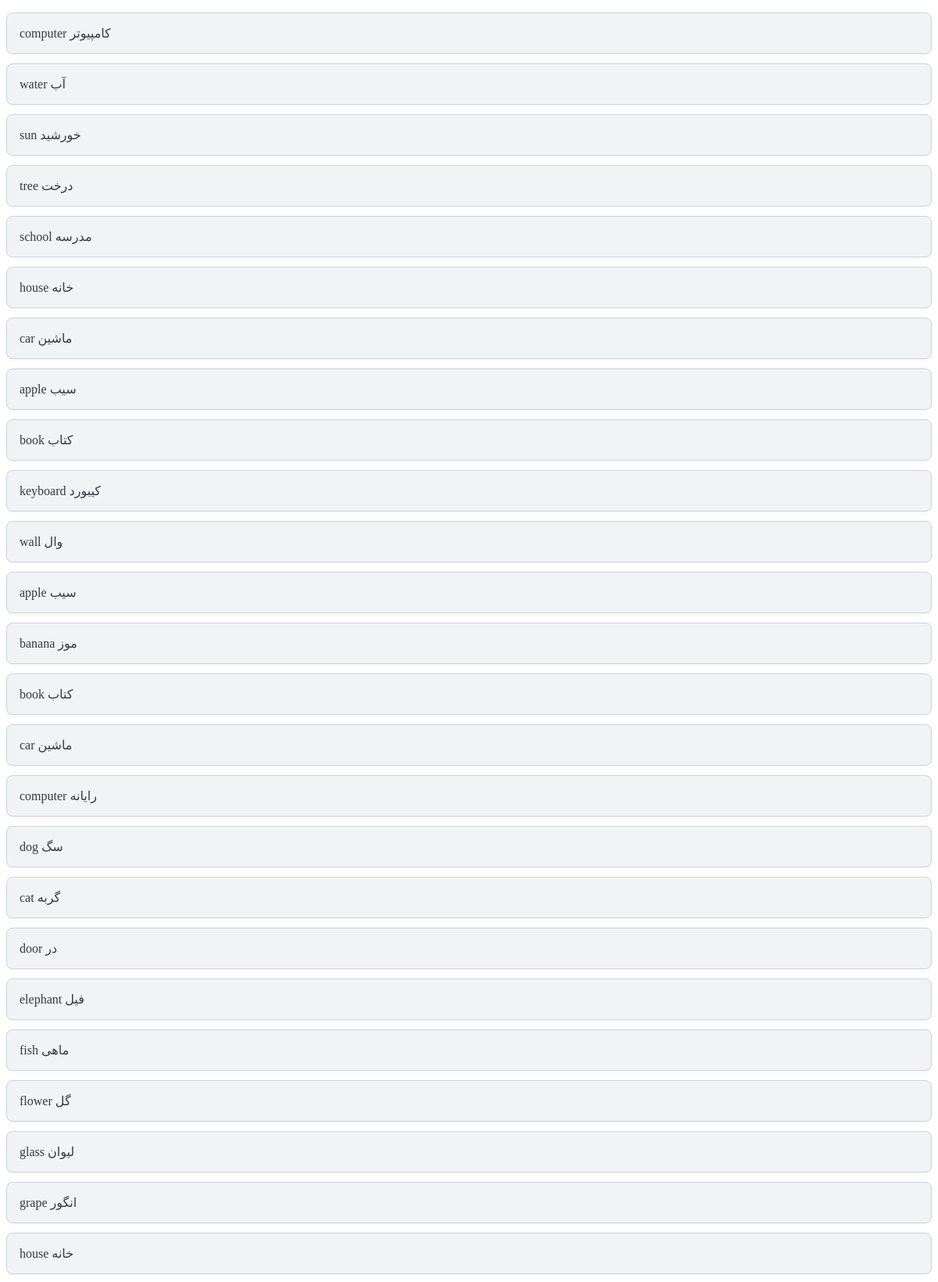
Screenshot of /ajax.php (upper part) with the database file from the repository.
### tables this page shows
CREATE TABLE IF NOT EXISTS `words` (
  `id` int NOT NULL AUTO_INCREMENT,
  `word` text NOT NULL,
  `translate` text NOT NULL,
  PRIMARY KEY (`id`)
);

### ajax.php (the view, shortened to what this page needs)
<?php
require_once 'loader.php';
$connection = db_connection();
$word = $_POST['word'];
$type = $_POST['type'];
if ($type == 'en-fa') {
    $sql = "SELECT * FROM words WHERE `word` LIKE '$word%'";
} else {
    $sql = "SELECT * FROM words WHERE `translate` LIKE '$word%'";
}
$result = mysqli_query($connection, $sql);
$output = mysqli_fetch_all($result);
?>
<!DOCTYPE html>
<html lang="en">
<head>
</head>
<body>
</body>
</html>
<ul>
    <?php
    foreach ($output as $item) {
        echo "<li>$item[1] $item[2]</li>";
    }
    ?>
</ul>

### ajax.php (style rules this page uses)
ul { list-style: none; padding: 0; }
ul li { background-color: #f1f3f5; border: 1px solid #ced4da; border-radius: 0.5rem; padding: 1rem; margin-bottom: 0.75rem; font-size: 1rem; color: #343a40; box-shadow: 0 2px 4px rgba(0, 0, 0, 0.03); }

### rows the page displays
words: word "computer", translate "کامپیوتر"
words: word "water", translate "آب"
words: word "sun", translate "خورشید"
words: word "tree", translate "درخت"
words: word "school", translate "مدرسه"
words: word "house", translate "خانه"
words: word "car", translate "ماشین"
words: word "apple", translate "سیب"
words: word "book", translate "کتاب"
words: word "keyboard", translate "کیبورد"
words: word "wall", translate "وال"
words: word "apple", translate "سیب"
words: word "banana", translate "موز"
words: word "book", translate "کتاب"
words: word "car", translate "ماشین"
words: word "computer", translate "رایانه"
words: word "dog", translate "سگ"
words: word "cat", translate "گربه"
words: word "door", translate "در"
words: word "elephant", translate "فیل"
words: word "fish", translate "ماهی"
words: word "flower", translate "گل"
words: word "glass", translate "لیوان"
words: word "grape", translate "انگور"
words: word "house", translate "خانه"
